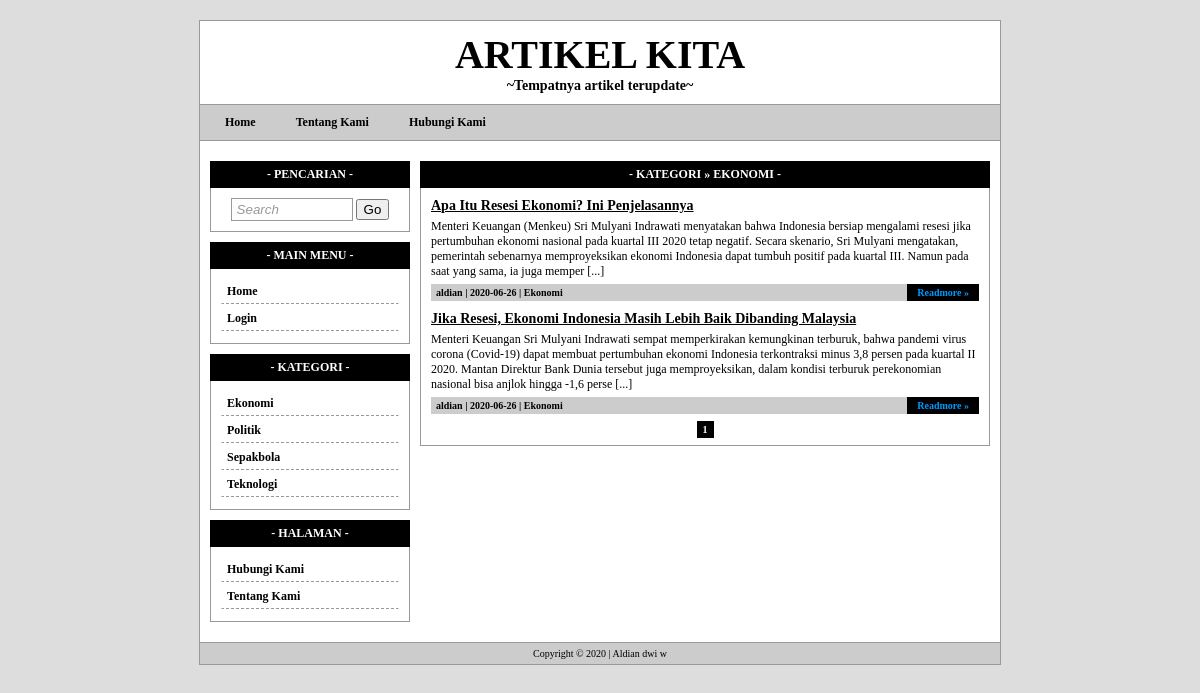
/category.php?id=1, run on the app's committed database.
### tables this page shows
CREATE TABLE `tw_page` (
  `page_id` int(11) NOT NULL,
  `page_user` varchar(32) NOT NULL,
  `page_date` date NOT NULL,
  `page_title` varchar(255) NOT NULL,
  `page_body` text NOT NULL,
  `page_top` int(2) NOT NULL
);

CREATE TABLE `tw_category` (
  `cat_id` int(11) NOT NULL,
  `cat_name` varchar(32) NOT NULL
);

CREATE TABLE `tw_blog` (
  `blog_id` int(11) NOT NULL,
  `blog_user` varchar(32) NOT NULL,
  `blog_cat_id` int(11) NOT NULL,
  `blog_date` date NOT NULL,
  `blog_title` varchar(255) NOT NULL,
  `blog_body` text NOT NULL
);

### category.php (the view, shortened to what this page needs)
<?php
include'template/overall/header.php';
$id = abs((int)$_GET['id']);
$get_cat = mysqli_fetch_assoc(mysqli_query($koneksi, "SELECT * FROM tw_category WHERE cat_id='$id'"));
$dataPerPage = 5;
if(isset($_GET['page'])){
	$noPage = $_GET['page'];
}else{
	$noPage = 1;
}
$offset = ($noPage - 1) * $dataPerPage;
echo '<div class="content-title" style="background:#000; color:#FFF; border:1px solid #000;">- Kategori &raquo; '.$get_cat['cat_name'].' -</div>';
echo '<div class="content-body">';
$sql = mysqli_query($koneksi, "SELECT * FROM tw_blog WHERE blog_cat_id='$id' ORDER BY blog_id DESC LIMIT $offset, $dataPerPage");
if(mysqli_num_rows($sql) == 0){
	echo 'Blank...!';
}else{
	while($data = mysqli_fetch_assoc($sql)){
		$cat_id = $data['blog_cat_id'];
		$cat = mysqli_query($koneksi, "SELECT * FROM tw_category WHERE cat_id='$cat_id'");
		$data_cat = mysqli_fetch_assoc($cat);
		echo '<div id="blog">';
		echo '<div class="blog-title">'.$data['blog_title'].'</div>';
		echo '<div class="blog-desc">'.substr($data['blog_body'],0,350).' [...]</div>';
		echo '<div class="blog-info">';
		echo $data['blog_user'].' | '.$data['blog_date'].' | '.$data_cat['cat_name'];
		echo '<a class="more" href="single.php?id='.$data['blog_id'].'">Readmore &raquo;</a>';
		echo '</div>';
		echo '</div>';
	}
	$query = "SELECT COUNT(blog_id) AS jumData FROM tw_blog WHERE blog_cat_id='$id'";
	$hasil = mysqli_query($koneksi, $query);
	$row = mysqli_fetch_array($hasil);
	$jumData = $row['jumData'];
	$jumPage = ceil($jumData/$dataPerPage);
	echo '<div class="paging">';
	for($page = 1; $page <= $jumPage; $page++){
		if ((($page >= $noPage - 3) && ($page <= $noPage + 3)) || ($page == 1) || ($page == $jumPage)){
			if ($page == $noPage) echo " <b>".$page."</b> ";
			else echo " <a href='".$_SERVER['PHP_SELF']."?id=".$id."&page=".$page."'>".$page."</a> ";
		 }
	}
	echo '</div>';
}
echo '</div>';
include'template/overall/footer.php';
?>

### template/menu.php (shortened to what this page needs)
<center></center><?php
$sql = mysqli_query($koneksi, "SELECT * FROM tw_page WHERE page_top=1 ORDER BY page_id ASC");
if(mysqli_num_rows($sql) != 0){
	echo '<a href="index.php">Home</a>';
	while($data = mysqli_fetch_assoc($sql)){
		echo '<a href="page.php?id='.$data['page_id'].'">'.$data['page_title'].'</a>';
	}
}
?>

### template/widget/category.php
<div class="widget-title" style="background:#000; color:#FFF; border:1px solid #000;">- Kategori -</div>
<div class="widget-body">
    <?php
	$sql = mysqli_query($koneksi, "SELECT * FROM tw_category ORDER BY cat_name ASC");
	if(mysqli_num_rows($sql) != 0){
		while($data = mysqli_fetch_assoc($sql)){
			echo '<a class="menu" href="category.php?id='.$data['cat_id'].'">'.$data['cat_name'].'</a>';
		}
	}
	?>
</div>

### template/widget/page.php
<div class="widget-title" style="background:#000; color:#FFF; border:1px solid #000;">- Halaman -</div>
<div class="widget-body">
    <?php
	$sql = mysqli_query($koneksi, "SELECT * FROM tw_page ORDER BY page_title ASC");
	if(mysqli_num_rows($sql) != 0){
		while($data = mysqli_fetch_assoc($sql)){
			echo '<a class="menu" href="page.php?id='.$data['page_id'].'">'.$data['page_title'].'</a>';
		}
	}
	?>
</div>

### style.css (style rules this page uses)
body { font-family:tahoma; font-size:12px; background:#DDD; padding:0; margin:0; }
a { color:#0099FF; text-decoration:none; }
#menu a { text-decoration:none; color:#000000; font-weight:bold; padding:3px 15px; margin-right:10px; }
#widget .widget-title { background:#CCC; padding:5px 10px; font-weight:bold; border:1px solid #999; text-align:center; text-transform:uppercase; }
#widget .widget-body { padding:10px; border:1px solid #999; border-top:none; margin-bottom:10px; }
#widget .widget-body a.menu { display:block; padding:4px 5px; margin-bottom:2px; border:1px solid #FFF; border-bottom:1px dashed #999; color:#000; font-weight:bold; }
#content .content-title { background:#CCC; padding:5px 10px; font-weight:bold; border:1px solid #999; text-align:center; text-transform:uppercase; }
#content .content-body { padding:10px; border:1px solid #999; border-top:none; margin-bottom:10px; }
#content .content-body #blog { margin-bottom:10px; }
#content .content-body #blog .blog-title { font-weight:bold; font-size:14px; text-decoration:underline; }
#content .content-body #blog .blog-desc { margin:5px 0px; }
#content .content-body #blog .blog-info { background:#CCC; padding:3px 5px; font-size:10px; font-weight:bold; }
#content .content-body #blog .blog-info a.more { float:right; background:#000000; padding:3px 10px; margin-top:-3px; margin-right:-5px; }
.paging { text-align:center; font-size:10px; }
.paging b { border:1px solid #000; padding:2px 5px; background:#000; color:#FFF; font-weight:bold; }

### data on the page
tw_page: page_title "Tentang Kami"
tw_page: page_title "Hubungi Kami"
tw_category: cat_name "Ekonomi", cat_name "EKONOMI"
tw_category: cat_name "Politik"
tw_category: cat_name "Sepakbola"
tw_category: cat_name "Teknologi"
tw_blog: blog_title "Apa Itu Resesi Ekonomi? Ini Penjelasannya", blog_body "Menteri Keuangan (Menkeu) Sri Mulyani Indrawati menyatakan bahwa Indonesia bersiap mengalami resesi jika pertumbuhan ekonomi nasional pada kuartal III 2020 tetap negatif. Secara skenario, Sri Mulyani mengatakan, pemerintah sebenarnya memproyeksikan ekonomi Indonesia dapat tumbuh positif pada kuartal III. Namun pada saat yang sama, ia juga memper", blog_user "aldian", blog_date "2020-06-26", tw_category.cat_name "Ekonomi"
tw_blog: blog_title "Jika Resesi, Ekonomi Indonesia Masih Lebih Baik Dibanding Malaysia", blog_body "Menteri Keuangan Sri Mulyani Indrawati sempat memperkirakan kemungkinan terburuk, bahwa pandemi virus corona (Covid-19) dapat membuat pertumbuhan ekonomi Indonesia terkontraksi minus 3,8 persen pada kuartal II 2020. Mantan Direktur Bank Dunia tersebut juga memproyeksikan, dalam kondisi terburuk perekonomian nasional bisa anjlok hingga -1,6 perse", blog_user "aldian", blog_date "2020-06-26", tw_category.cat_name "Ekonomi"
